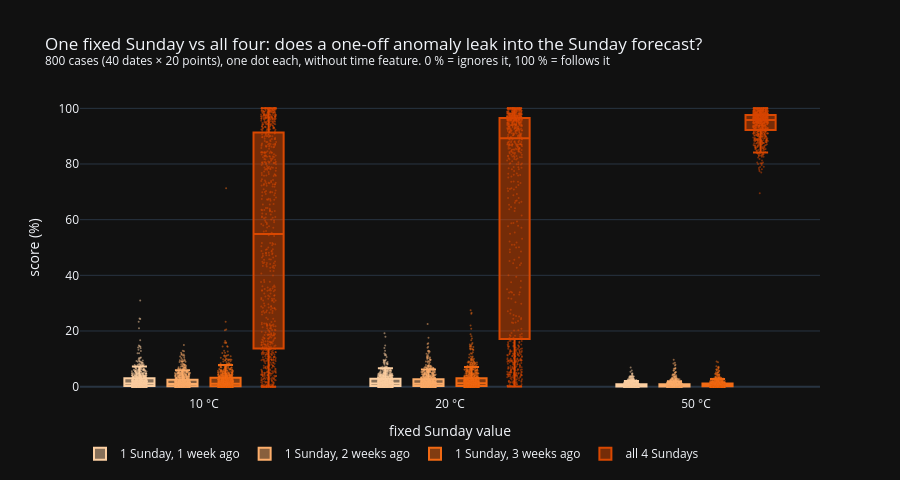

Notebook code cell kept with this figure:
### Code cell
SHADES = ["#fdd0a2", "#fdae6b", "#f16913", "#d94801"]  # light = one old Sunday ... strong = all 4 Sundays
fig = go.Figure()
for setup, color in zip(SETUPS, SHADES):
    s = one_scores[one_scores.setup == setup]
    fig.add_trace(go.Box(
        x=s["Sunday value"], y=s.score, name=setup, marker={"color": color, "size": 2, "opacity": 0.5}, line={"color": color},
        boxpoints="all", jitter=0.5, pointpos=0, customdata=np.c_[s.point_id, s.sunday],
        hovertemplate="point %{customdata[0]}, %{customdata[1]}: %{y:.0f} %<extra>" + setup + "</extra>"))
fig.update_layout(
    boxmode="group", height=480, template="plotly_dark", legend={"orientation": "h", "y": -0.15},
    title="One fixed Sunday vs all four: does a one-off anomaly leak into the Sunday forecast?<br>"
          f"<sup>{len(cases)} cases ({N_DATES} dates × {N_POINTS} points), one dot each, without time feature. "
          "0 % = ignores it, 100 % = follows it</sup>",
    xaxis={"title": "fixed Sunday value"}, yaxis={"title": "score (%)", "range": [-3, 103]})
fig.write_html(FIG / "exp1_one_vs_all_sundays.html", include_plotlyjs="cdn")
fig.show()

### Figure 1 — Plotly figure (JSON) as saved in the notebook; plotly's stock layout.template omitted (floating-point values rounded to 4 significant figures; data arrays with more than 128 entries replaced by an {"elided": "..."} marker saying what was removed)
{"data": [{"boxpoints": "all", "customdata": {"elided": "2400x2 mixed values"}, "hovertemplate": "point %{customdata[0]}, %{customdata[1]}: %{y:.0f} %<extra>1 Sunday, 1 week ago</extra>", "jitter": 0.5, "line": {"color": "#fdd0a2"}, "marker": {"color": "#fdd0a2", "opacity": 0.5, "size": 2}, "name": "1 Sunday, 1 week ago", "pointpos": 0, "type": "box", "x": {"elided": "2400 str values"}, "y": {"elided": "2400 float values"}}, {"boxpoints": "all", "customdata": {"elided": "2400x2 mixed values"}, "hovertemplate": "point %{customdata[0]}, %{customdata[1]}: %{y:.0f} %<extra>1 Sunday, 2 weeks ago</extra>", "jitter": 0.5, "line": {"color": "#fdae6b"}, "marker": {"color": "#fdae6b", "opacity": 0.5, "size": 2}, "name": "1 Sunday, 2 weeks ago", "pointpos": 0, "type": "box", "x": {"elided": "2400 str values"}, "y": {"elided": "2400 float values"}}, {"boxpoints": "all", "customdata": {"elided": "2400x2 mixed values"}, "hovertemplate": "point %{customdata[0]}, %{customdata[1]}: %{y:.0f} %<extra>1 Sunday, 3 weeks ago</extra>", "jitter": 0.5, "line": {"color": "#f16913"}, "marker": {"color": "#f16913", "opacity": 0.5, "size": 2}, "name": "1 Sunday, 3 weeks ago", "pointpos": 0, "type": "box", "x": {"elided": "2400 str values"}, "y": {"elided": "2400 float values"}}, {"boxpoints": "all", "customdata": {"elided": "2400x2 mixed values"}, "hovertemplate": "point %{customdata[0]}, %{customdata[1]}: %{y:.0f} %<extra>all 4 Sundays</extra>", "jitter": 0.5, "line": {"color": "#d94801"}, "marker": {"color": "#d94801", "opacity": 0.5, "size": 2}, "name": "all 4 Sundays", "pointpos": 0, "type": "box", "x": {"elided": "2400 str values"}, "y": {"elided": "2400 float values"}}], "layout": {"boxmode": "group", "height": 480, "legend": {"orientation": "h", "y": -0.15}, "title": {"text": "One fixed Sunday vs all four: does a one-off anomaly leak into the Sunday forecast?<br><sup>800 cases (40 dates × 20 points), one dot each, without time feature. 0 % = ignores it, 100 % = follows it</sup>"}, "xaxis": {"title": {"text": "fixed Sunday value"}}, "yaxis": {"range": [-3, 103], "title": {"text": "score (%)"}}}}
